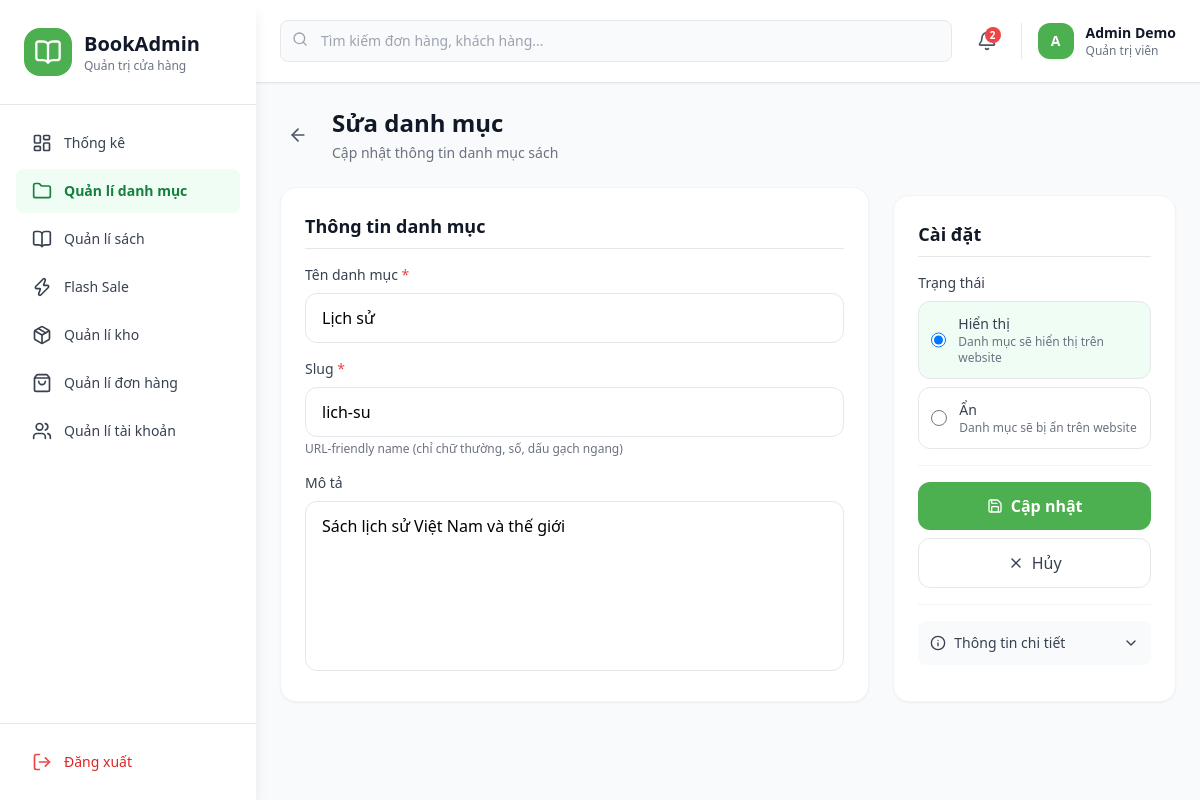
Page /BASE_URL?act=admin-categories-edit&id=6 (signed in) on the committed database.
### tables this page shows
CREATE TABLE categories (
  category_id INT          NOT NULL AUTO_INCREMENT,
  name        VARCHAR(150) NOT NULL,
  slug        VARCHAR(150) NOT NULL UNIQUE,
  description TEXT                  DEFAULT NULL,
  status      TINYINT      NOT NULL DEFAULT 1 COMMENT '1=active, 0=inactive',
  created_at  DATETIME     NOT NULL DEFAULT CURRENT_TIMESTAMP,
  updated_at  DATETIME     NOT NULL DEFAULT CURRENT_TIMESTAMP ON UPDATE CURRENT_TIMESTAMP,
  PRIMARY KEY (category_id)
);

### controllers/admin/AdminCategoryController.php (called while the page is built, shortened)
<?php
class AdminCategoryController
{
    private $categoryModel;
    public function __construct()
    {
        $this->categoryModel = new CategoryModel();
    }
    public function edit()
    {
        $id = (int) ($_GET['id'] ?? 0);
        $category = $this->categoryModel->findById($id);
        $old = $_SESSION['old'] ?? [];
        require_once './views/admin/categories/edit.php';
    }
}
?>

### index.php (called while the page is built, shortened)
<?php
require_once './commons/function.php';
require_once './config/autoload.php';
require_once './routers/web.php';

### config/autoload.php (called while the page is built, shortened)
<?php
spl_autoload_register(function ($className) {
  $paths = [
    './controllers/',
    './controllers/admin/',
    './controllers/customer/',
    './models/',
  ];
  foreach ($paths as $path) {
    $file = $path . $className . '.php';
    if (file_exists($file)) {
      return;
    }
  }
});

### commons/function.php (called while the page is built, shortened)
<?php
function connectDB()
{
    $host = DB_HOST;
    $port = DB_PORT;
    $dbname = DB_NAME;
    try {
        $conn = new PDO("mysql:host=$host;port=$port;dbname=$dbname", DB_USERNAME, DB_PASSWORD);
        $conn->setAttribute(PDO::ATTR_ERRMODE, PDO::ERRMODE_EXCEPTION);
        $conn->setAttribute(PDO::ATTR_DEFAULT_FETCH_MODE, PDO::FETCH_ASSOC);
        return $conn;
    } catch (PDOException $e) {
        echo ("Connection failed: " . $e->getMessage());
    }
}

### models/CategoryModel.php (called while the page is built, shortened)
<?php
class CategoryModel
{
    private $conn;
    public function __construct()
    {
        $this->conn = connectDB();
    }
    public function findById($id)
    {
        $stmt = $this->conn->prepare("
      SELECT
        category_id as id,
        name,
        slug,
        description,
        status,
        created_at,
        updated_at
      FROM categories
      WHERE category_id = :id
      LIMIT 1
    ");
        $stmt->execute(['id' => $id]);
        return $stmt->fetch();
    }
}
?>

### views/admin/categories/edit.php (the view, shortened to what this page needs)
<?php
include_once './views/components/header.php';
include_once './views/components/sidebar.php';
?>
<main class="flex-1 overflow-x-hidden overflow-y-auto bg-gray-50 p-6">
    <div class="w-full">
        <div class="flex items-center gap-4 mb-6">
            <a href="<?= BASE_URL ?>?act=admin-categories" class="p-2 hover:bg-gray-200 rounded-lg transition-colors">
                <i data-lucide="arrow-left" class="w-5 h-5 text-gray-600"></i>
            </a>
            <div>
                <h1 class="text-2xl font-bold text-gray-900">Sửa danh mục</h1>
                <p class="text-sm text-gray-500 mt-1">Cập nhật thông tin danh mục sách</p>
            </div>
        </div>
        <form action="<?= BASE_URL ?>?act=admin-categories-update" method="POST"
            class="grid grid-cols-1 lg:grid-cols-3 gap-6">
            <div class="lg:col-span-2 space-y-6">
                <div class="bg-white rounded-2xl shadow-sm border border-gray-100 p-6">
                    <h2 class="text-lg font-bold text-gray-900 mb-4 border-b pb-2">Thông tin danh mục</h2>
                    <div class="space-y-4">
                        <div>
                            <label class="block text-sm font-medium text-gray-700 mb-2">Tên danh mục <span
                                    class="text-red-500">*</span></label>
                            <input type="text" name="name"
                                value="<?= htmlspecialchars(!empty($old['name']) ? $old['name'] : ($category['name'] ?? '')) ?>"
                                placeholder="Ví dụ: Văn học, Khoa học..."
                                class="w-full px-4 py-3 border border-gray-200 rounded-xl focus:outline-none focus:ring-2 focus:ring-[#4CAF50]/20 focus:border-[#4CAF50] transition-colors">
                        </div>
                        <div>
                            <label class="block text-sm font-medium text-gray-700 mb-2">Slug <span
                                    class="text-red-500">*</span></label>
                            <input type="text" name="slug"
                                value="<?= htmlspecialchars(!empty($old['slug']) ? $old['slug'] : ($category['slug'] ?? '')) ?>"
                                placeholder="Ví dụ: van-hoc, khoa-hoc..."
                                class="w-full px-4 py-3 border border-gray-200 rounded-xl focus:outline-none focus:ring-2 focus:ring-[#4CAF50]/20 focus:border-[#4CAF50] transition-colors"
                                onchange="this.value = this.value.toLowerCase().replace(/\s+/g, '-').replace(/[^a-z0-9-]/g, '')">
                            <p class="text-xs text-gray-500 mt-1">URL-friendly name (chỉ chữ thường, số, dấu gạch ngang)
                            </p>
                        </div>
                        <div>
                            <label class="block text-sm font-medium text-gray-700 mb-2">Mô tả</label>
                            <textarea name="description" rows="6" placeholder="Mô tả chi tiết về danh mục sách..."
                                class="w-full px-4 py-3 border border-gray-200 rounded-xl focus:outline-none focus:ring-2 focus:ring-[#4CAF50]/20 focus:border-[#4CAF50] transition-colors resize-none"><?= htmlspecialchars(!empty($old['description']) ? $old['description'] : ($category['description'] ?? '')) ?></textarea>
                        </div>
                    </div>
                </div>
            </div>
            <div class="lg:col-span-1">
                <div class="bg-white rounded-2xl shadow-sm border border-gray-100 p-6 sticky top-24 space-y-4">
                    <h2 class="text-lg font-bold text-gray-900 border-b pb-2">Cài đặt</h2>
                    <div>
                        <label class="block text-sm font-medium text-gray-700 mb-2">Trạng thái</label>
                        <div class="space-y-2">
                            <label
                                class="flex items-center gap-3 p-3 border border-gray-200 rounded-xl cursor-pointer hover:bg-gray-50 transition-colors
                                <?= (!empty($old['status']) ? $old['status'] : $category['status']) == 1 ? 'border-[#4CAF50] bg-green-50' : '' ?>">
                                <input type="radio" name="status" value="1"
                                    <?= (!empty($old['status']) ? $old['status'] : $category['status']) == 1 ? 'checked' : '' ?>
                                    class="w-4 h-4">
                                <div>
                                    <p class="text-sm font-medium text-gray-700">Hiển thị</p>
                                    <p class="text-xs text-gray-500">Danh mục sẽ hiển thị trên website</p>
                                </div>
                            </label>
                            <label
                                class="flex items-center gap-3 p-3 border border-gray-200 rounded-xl cursor-pointer hover:bg-gray-50 transition-colors
                                <?= (!empty($old['status']) ? $old['status'] : $category['status']) == 0 ? 'border-gray-400 bg-gray-50' : '' ?>">
                                <input type="radio" name="status" value="0"
                                    <?= (!empty($old['status']) ? $old['status'] : $category['status']) == 0 ? 'checked' : '' ?>
                                    class="w-4 h-4">
                                <div>
                                    <p class="text-sm font-medium text-gray-700">Ẩn</p>
                                    <p class="text-xs text-gray-500">Danh mục sẽ bị ẩn trên website</p>
                                </div>
                            </label>
                        </div>
                    </div>
                    <div class="pt-4 border-t border-gray-100">
                        <button type="submit"
                            class="w-full px-6 py-3 bg-[#4CAF50] text-white font-semibold rounded-xl hover:bg-green-600 transition-colors flex items-center justify-center gap-2">
                            <i data-lucide="save" class="w-4 h-4"></i> Cập nhật
                        </button>
                        <a href="<?= BASE_URL ?>?act=admin-categories"
                            class="w-full mt-2 px-6 py-3 border border-gray-200 text-gray-700 font-medium rounded-xl hover:bg-gray-50 transition-colors flex items-center justify-center gap-2">
                            <i data-lucide="x" class="w-4 h-4"></i> Hủy
                        </a>
                    </div>
                    <div class="pt-4 border-t border-gray-100 mt-4">
                        <button type="button" id="toggleDetails"
                            class="w-full flex items-center justify-between p-3 rounded-lg bg-gray-50 hover:bg-gray-100 transition-colors text-sm font-medium text-gray-700 mb-3">
                            <span class="flex items-center gap-2">
                                <i data-lucide="info" class="w-4 h-4"></i>
                                Thông tin chi tiết
                            </span>
                            <i data-lucide="chevron-down" class="w-4 h-4 transform transition-transform"
                                id="toggleIcon"></i>
                        </button>
                    </div>
                </div>
            </div>
        </form>
    </div>
</main>

### rows in the picture
categories: name "Lịch sử", slug "lich-su", description "Sách lịch sử Việt Nam và thế giới", status "☑ Hiển thị Danh mục sẽ hiển thị", status "☐ Ẩn Danh mục sẽ bị ẩn trên web"

### other values in the picture
$avatar "A"
$fullname "Admin Demo"
$role "Quản trị viên"
